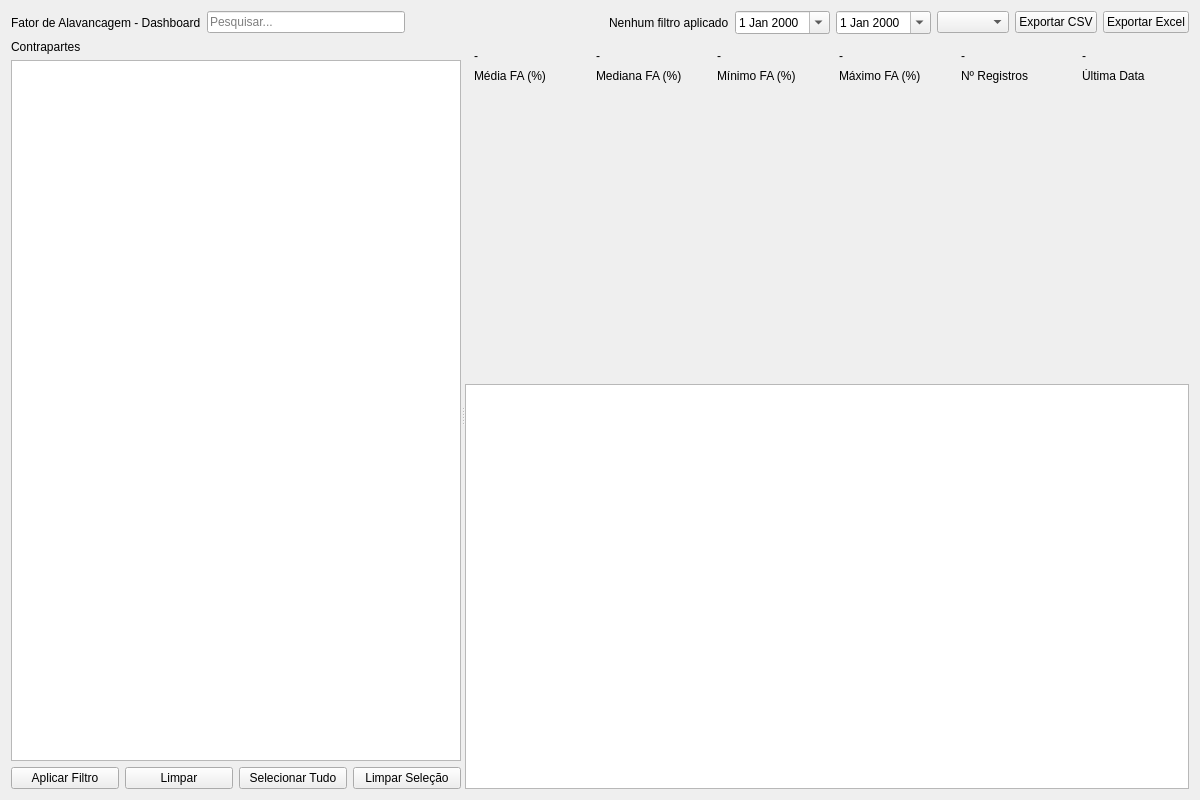
<?xml version="1.0" encoding="UTF-8"?>
<ui version="4.0">
 <class>Form</class>
 <widget class="QWidget" name="Form">
  <property name="geometry">
   <rect>
    <x>0</x>
    <y>0</y>
    <width>1200</width>
    <height>800</height>
   </rect>
  </property>
  <layout class="QVBoxLayout" name="verticalLayout_root">
   <item>
    <layout class="QHBoxLayout" name="headerLayout">
     <item>
      <widget class="QLabel" name="appTitle">
       <property name="text">
        <string>Fator de Alavancagem - Dashboard</string>
       </property>
      </widget>
     </item>
     <item>
      <widget class="QLineEdit" name="search_input">
       <property name="placeholderText"><string>Pesquisar...</string></property>
      </widget>
     </item>
     <item>
      <spacer name="horizontalSpacer">
       <property name="orientation">
        <enum>Qt::Horizontal</enum>
       </property>
       <property name="sizeHint" stdset="0">
        <size>
         <width>40</width>
         <height>20</height>
        </size>
       </property>
      </spacer>
     </item>
     <item>
      <widget class="QLabel" name="label_condition_filtro">
       <property name="text">
        <string>Nenhum filtro aplicado</string>
       </property>
      </widget>
     </item>
     <item>
      <widget class="QDateEdit" name="date_from">
       <property name="calendarPopup"><bool>true</bool></property>
      </widget>
     </item>
     <item>
      <widget class="QDateEdit" name="date_to">
       <property name="calendarPopup"><bool>true</bool></property>
      </widget>
     </item>
     <item>
      <widget class="QComboBox" name="chart_selector"/>
     </item>
     <item>
      <widget class="QPushButton" name="export_csv_btn">
       <property name="text"><string>Exportar CSV</string></property>
      </widget>
     </item>
     <item>
      <widget class="QPushButton" name="export_excel_btn">
       <property name="text"><string>Exportar Excel</string></property>
      </widget>
     </item>
    </layout>
   </item>
   <item>
    <widget class="QSplitter" name="splitter">
     <property name="orientation">
      <enum>Qt::Horizontal</enum>
     </property>
     <widget class="QWidget" name="leftPanel">
      <layout class="QVBoxLayout" name="leftLayout">
       <item>
        <widget class="QLabel" name="list_label">
         <property name="text"><string>Contrapartes</string></property>
        </widget>
       </item>
       <item>
        <widget class="QListWidget" name="list_contrapartes"/>
       </item>
       <item>
        <layout class="QHBoxLayout" name="filterButtonsLayout">
         <item>
          <widget class="QPushButton" name="aplicar_filtro_btn">
           <property name="text"><string>Aplicar Filtro</string></property>
           <property name="toolTip"><string>Aplicar filtro selecionado</string></property>
          </widget>
         </item>
         <item>
          <widget class="QPushButton" name="limpar_filtro_btn">
           <property name="text"><string>Limpar</string></property>
          </widget>
         </item>
         <item>
          <widget class="QPushButton" name="select_all_btn">
           <property name="text"><string>Selecionar Tudo</string></property>
          </widget>
         </item>
         <item>
          <widget class="QPushButton" name="clear_list_btn">
           <property name="text"><string>Limpar Seleção</string></property>
          </widget>
         </item>
        </layout>
       </item>
      </layout>
     </widget>
     <widget class="QWidget" name="rightPanel">
      <layout class="QVBoxLayout" name="rightLayout">
       <item>
        <layout class="QHBoxLayout" name="kpisLayout">
         <item>
          <widget class="QFrame" name="kpi_avg" native="true">
           <property name="objectName"><string>kpiCard</string></property>
           <layout class="QVBoxLayout" name="kpi_avg_layout">
            <item><widget class="QLabel" name="kpi_avg_value"><property name="objectName"><string>kpiValue</string></property><property name="text"><string>-</string></property></widget></item>
            <item><widget class="QLabel" name="kpi_avg_label"><property name="objectName"><string>kpiLabel</string></property><property name="text"><string>Média FA (%)</string></property></widget></item>
           </layout>
          </widget>
         </item>
         <item>
          <widget class="QFrame" name="kpi_median" native="true">
           <property name="objectName"><string>kpiCard</string></property>
           <layout class="QVBoxLayout" name="kpi_median_layout">
            <item><widget class="QLabel" name="kpi_median_value"><property name="objectName"><string>kpiValue</string></property><property name="text"><string>-</string></property></widget></item>
            <item><widget class="QLabel" name="kpi_median_label"><property name="objectName"><string>kpiLabel</string></property><property name="text"><string>Mediana FA (%)</string></property></widget></item>
           </layout>
          </widget>
         </item>
         <item>
          <widget class="QFrame" name="kpi_min" native="true">
           <property name="objectName"><string>kpiCard</string></property>
           <layout class="QVBoxLayout" name="kpi_min_layout">
            <item><widget class="QLabel" name="kpi_min_value"><property name="objectName"><string>kpiValue</string></property><property name="text"><string>-</string></property></widget></item>
            <item><widget class="QLabel" name="kpi_min_label"><property name="objectName"><string>kpiLabel</string></property><property name="text"><string>Mínimo FA (%)</string></property></widget></item>
           </layout>
          </widget>
         </item>
         <item>
          <widget class="QFrame" name="kpi_max" native="true">
           <property name="objectName"><string>kpiCard</string></property>
           <layout class="QVBoxLayout" name="kpi_max_layout">
            <item><widget class="QLabel" name="kpi_max_value"><property name="objectName"><string>kpiValue</string></property><property name="text"><string>-</string></property></widget></item>
            <item><widget class="QLabel" name="kpi_max_label"><property name="objectName"><string>kpiLabel</string></property><property name="text"><string>Máximo FA (%)</string></property></widget></item>
           </layout>
          </widget>
         </item>
         <item>
          <widget class="QFrame" name="kpi_count" native="true">
           <property name="objectName"><string>kpiCard</string></property>
           <layout class="QVBoxLayout" name="kpi_count_layout">
            <item><widget class="QLabel" name="kpi_count_value"><property name="objectName"><string>kpiValue</string></property><property name="text"><string>-</string></property></widget></item>
            <item><widget class="QLabel" name="kpi_count_label"><property name="objectName"><string>kpiLabel</string></property><property name="text"><string>Nº Registros</string></property></widget></item>
           </layout>
          </widget>
         </item>
         <item>
          <widget class="QFrame" name="kpi_last" native="true">
           <property name="objectName"><string>kpiCard</string></property>
           <layout class="QVBoxLayout" name="kpi_last_layout">
            <item><widget class="QLabel" name="kpi_last_value"><property name="objectName"><string>kpiValue</string></property><property name="text"><string>-</string></property></widget></item>
            <item><widget class="QLabel" name="kpi_last_label"><property name="objectName"><string>kpiLabel</string></property><property name="text"><string>Última Data</string></property></widget></item>
           </layout>
          </widget>
         </item>
        </layout>
       </item>
       <item>
        <widget class="QWidget" name="grafico_placeholder">
         <property name="minimumSize">
          <size>
           <width>300</width>
           <height>280</height>
          </size>
         </property>
        </widget>
       </item>
       <item>
        <widget class="QTableWidget" name="fa_table">
         <property name="minimumSize">
          <size>
           <width>300</width>
           <height>200</height>
          </size>
         </property>
        </widget>
       </item>
      </layout>
     </widget>
    </widget>
   </item>
  </layout>
 </widget>
 <resources/>
 <connections/>
</ui>
